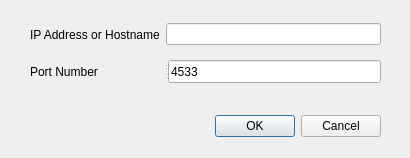
<?xml version="1.0" encoding="UTF-8"?>
<ui version="4.0">
 <class>IP_Dialog</class>
 <widget class="QDialog" name="IP_Dialog">
  <property name="geometry">
   <rect>
    <x>0</x>
    <y>0</y>
    <width>410</width>
    <height>158</height>
   </rect>
  </property>
  <property name="windowTitle">
   <string>Remote Rotor Data</string>
  </property>
  <widget class="QDialogButtonBox" name="buttonBox">
   <property name="geometry">
    <rect>
     <x>40</x>
     <y>110</y>
     <width>341</width>
     <height>32</height>
    </rect>
   </property>
   <property name="orientation">
    <enum>Qt::Horizontal</enum>
   </property>
   <property name="standardButtons">
    <set>QDialogButtonBox::Cancel|QDialogButtonBox::Ok</set>
   </property>
  </widget>
  <widget class="QSplitter" name="splitter">
   <property name="geometry">
    <rect>
     <x>30</x>
     <y>60</y>
     <width>351</width>
     <height>23</height>
    </rect>
   </property>
   <property name="orientation">
    <enum>Qt::Horizontal</enum>
   </property>
   <widget class="QLabel" name="label_2">
    <property name="text">
     <string>Port Number</string>
    </property>
   </widget>
   <widget class="QLineEdit" name="lineEdit">
    <property name="text">
     <string>4533</string>
    </property>
   </widget>
  </widget>
  <widget class="QWidget" name="">
   <property name="geometry">
    <rect>
     <x>30</x>
     <y>20</y>
     <width>351</width>
     <height>29</height>
    </rect>
   </property>
   <layout class="QHBoxLayout" name="horizontalLayout">
    <item>
     <widget class="QLabel" name="label">
      <property name="text">
       <string>IP Address or Hostname</string>
      </property>
     </widget>
    </item>
    <item>
     <widget class="QLineEdit" name="ipLineEdit"/>
    </item>
   </layout>
  </widget>
 </widget>
 <resources/>
 <connections>
  <connection>
   <sender>buttonBox</sender>
   <signal>accepted()</signal>
   <receiver>IP_Dialog</receiver>
   <slot>accept()</slot>
   <hints>
    <hint type="sourcelabel">
     <x>248</x>
     <y>254</y>
    </hint>
    <hint type="destinationlabel">
     <x>157</x>
     <y>274</y>
    </hint>
   </hints>
  </connection>
  <connection>
   <sender>buttonBox</sender>
   <signal>rejected()</signal>
   <receiver>IP_Dialog</receiver>
   <slot>reject()</slot>
   <hints>
    <hint type="sourcelabel">
     <x>316</x>
     <y>260</y>
    </hint>
    <hint type="destinationlabel">
     <x>286</x>
     <y>274</y>
    </hint>
   </hints>
  </connection>
 </connections>
</ui>
